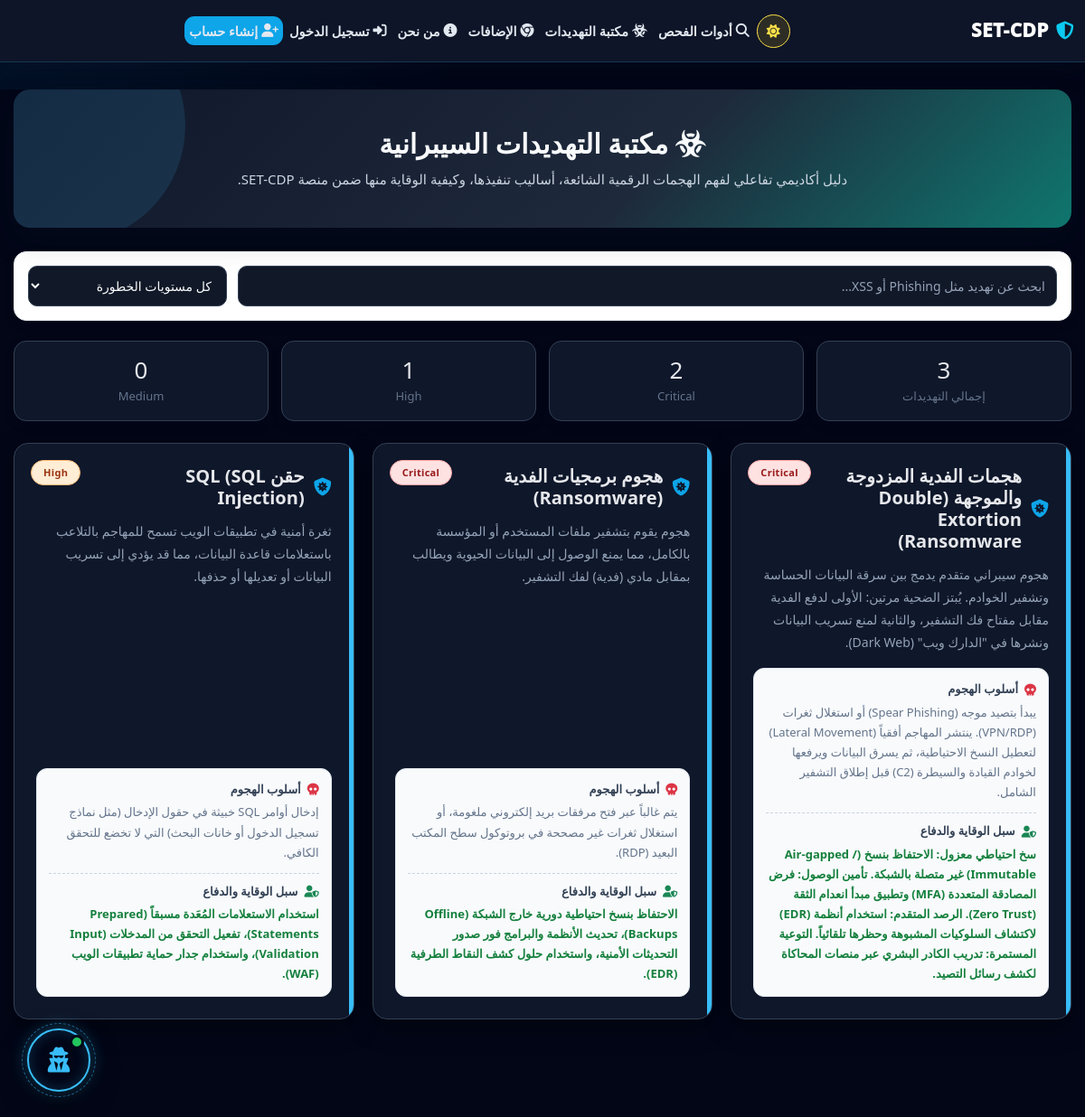
/threat-library, run on the app's committed database.
### tables this page shows
CREATE TABLE cyber_threats (
        id INTEGER PRIMARY KEY AUTOINCREMENT,
        name TEXT NOT NULL,
        risk TEXT NOT NULL,
        desc TEXT NOT NULL,
        how TEXT NOT NULL,
        prev TEXT NOT NULL,
        is_published INTEGER DEFAULT 1,
        created_at TEXT DEFAULT CURRENT_TIMESTAMP,
        updated_at TEXT DEFAULT CURRENT_TIMESTAMP
    );

### app.py (the view)
@app.route("/threat-library")
def threat_library():
    conn = get_db()
    threats_db = conn.execute("""
        SELECT id, name, risk, desc, how, prev
        FROM cyber_threats
        WHERE is_published = 1
        ORDER BY
            CASE risk
                WHEN 'Critical' THEN 1
                WHEN 'High' THEN 2
                WHEN 'Medium' THEN 3
                WHEN 'Low' THEN 4
                ELSE 5
            END,
            id DESC
    """).fetchall()
    conn.close()
    threats = [dict(t) for t in threats_db]
    return render_template("threat_library.html", threats=threats)

### app.py (called while the page is built)
def get_db():
    conn = sqlite3.connect(DB_PATH)
    conn.row_factory = sqlite3.Row
    return conn

### templates/threat_library.html (shortened to what this page needs)
<!doctype html>
<html lang="ar" dir="rtl">
<head>
    <link href="https://cdn.jsdelivr.net/npm/bootstrap@5.3.0/dist/css/bootstrap.rtl.min.css" rel="stylesheet">
    <link rel="stylesheet" href="https://cdnjs.cloudflare.com/ajax/libs/font-awesome/6.4.0/css/all.min.css">
    <link rel="stylesheet" href="/static/style.css">
</head>
<body>
{% include 'base_nav.html' %}
<main class="threat-page-container">
    <section class="threat-header">
        <h1><i class="fas fa-biohazard"></i> مكتبة التهديدات السيبرانية</h1>
        <p>
            دليل أكاديمي تفاعلي لفهم الهجمات الرقمية الشائعة، أساليب تنفيذها،
            وكيفية الوقاية منها ضمن منصة SET-CDP.
        </p>
    </section>
    <section class="threat-toolbar">
        <input id="threatSearch" type="text" placeholder="ابحث عن تهديد مثل Phishing أو XSS..." oninput="filterThreats()">
        <select id="riskFilter" onchange="filterThreats()">
            <option value="all">كل مستويات الخطورة</option>
        </select>
    </section>
    <section class="threat-summary">
        <div class="summary-card">
            <h3>{{ threats|length }}</h3>
            <span>إجمالي التهديدات</span>
        </div>
        <div class="summary-card">
            <h3 id="criticalCount">0</h3>
            <span>Critical</span>
        </div>
        <div class="summary-card">
            <h3 id="highCount">0</h3>
            <span>High</span>
        </div>
        <div class="summary-card">
            <h3 id="mediumCount">0</h3>
            <span>Medium</span>
        </div>
    </section>
    <section class="threat-grid" id="threatGrid">
        {% for t in threats %}
        <article class="threat-card" data-name="{{ t.name|lower }}" data-risk="{{ t.risk }}">
            <span class="risk-badge
                {% if t.risk == 'Critical' %}risk-critical
                {% elif t.risk == 'High' %}risk-high
                {% elif t.risk == 'Low' %}risk-low
                {% else %}risk-medium{% endif %}">
                {{ t.risk }}
            </span>
            <h3 class="threat-title">
                <i class="fas fa-shield-virus"></i>
                {{ t.name }}
            </h3>
            <p class="threat-desc">{{ t.desc }}</p>
            <div class="threat-meta">
                <div class="meta-section">
                    <span class="meta-label">
                        <i class="fas fa-skull text-danger"></i>
                        أسلوب الهجوم
                    </span>
                    <div class="meta-val">{{ t.how }}</div>
                </div>
                <div class="meta-section">
                    <span class="meta-label">
                        <i class="fas fa-user-shield text-success"></i>
                        سبل الوقاية والدفاع
                    </span>
                    <div class="meta-val defense-val">{{ t.prev }}</div>
                </div>
            </div>
        </article>
        {% endfor %}
    </section>
</main>
</body>
</html>

### static/style.css (style rules this page uses)
body { background:#f4f6f9;color:#1f2937 }

### templates/threat_library.html (style rules this page uses)
body { background: #f8fafc; }
.threat-page-container { max-width: 1200px; margin: 30px auto; padding: 0 15px 40px; }
.threat-header { background: linear-gradient(135deg, #0f172a 0%, #1e293b 60%, #0f766e 100%); color: #fff; padding: 42px 24px; border-radius: 18px; margin-bottom: 26px; box-shadow: 0 12px 35px rgba(15, 23, 42, 0.22); text-align: center; position: relative; overflow: hidden; }
.threat-header::after { content: ""; position: absolute; width: 260px; height: 260px; border-radius: 50%; background: rgba(56, 189, 248, 0.12); top: -90px; left: -70px; }
.threat-header h1 { font-size: 30px; margin: 0 0 10px; color: #38bdf8; font-weight: 800; position: relative; z-index: 1; }
.threat-header p { margin: 0; color: #cbd5e1; font-size: 15px; position: relative; z-index: 1; }
.threat-toolbar { background: #ffffff; border: 1px solid #e2e8f0; border-radius: 14px; padding: 15px; margin-bottom: 22px; box-shadow: 0 5px 16px rgba(0,0,0,0.05); display: grid; grid-template-columns: 1fr 220px; gap: 12px; }
.threat-toolbar input, .threat-toolbar select { width: 100%; border: 1px solid #cbd5e1; border-radius: 10px; padding: 11px 12px; font-size: 14px; outline: none; }
.threat-summary { display: grid; grid-template-columns: repeat(4, 1fr); gap: 14px; margin-bottom: 24px; }
.summary-card { background: white; border: 1px solid #e2e8f0; border-radius: 14px; padding: 16px; box-shadow: 0 5px 16px rgba(0,0,0,0.05); text-align: center; }
.summary-card h3 { margin: 0; font-size: 26px; color: #0f172a; }
.summary-card span { color: #64748b; font-size: 13px; }
.threat-grid { display: grid; grid-template-columns: repeat(auto-fill, minmax(330px, 1fr)); gap: 20px; margin-bottom: 40px; }
.threat-card { background: #fff; border-radius: 16px; border: 1px solid #e2e8f0; box-shadow: 0 5px 16px rgba(0,0,0,0.06); padding: 24px; transition: all 0.25s ease; display: flex; flex-direction: column; position: relative; overflow: hidden; min-height: 310px; }
.threat-card::before { content: ""; position: absolute; right: 0; top: 0; width: 5px; height: 100%; background: #38bdf8; }
.risk-badge { position: absolute; top: 18px; left: 18px; padding: 5px 13px; border-radius: 999px; font-size: 11px; font-weight: 800; letter-spacing: .3px; }
.risk-critical { background: #fee2e2; color: #991b1b; border: 1px solid #fca5a5; }
.risk-high { background: #ffedd5; color: #9a3412; border: 1px solid #fdba74; }
.threat-title { font-size: 20px; font-weight: 800; color: #0f172a; margin: 0 0 12px; padding-left: 80px; display: flex; align-items: center; gap: 10px; }
.threat-title i { color: #0ea5e9; }
.threat-desc { color: #475569; font-size: 14px; line-height: 1.8; margin-bottom: 16px; }
.threat-meta { background: #f8fafc; border-radius: 12px; padding: 13px; margin-top: auto; font-size: 13px; border: 1px solid #e2e8f0; }
.meta-section { margin-bottom: 12px; }
.meta-section:last-child { margin-bottom: 0; }
.meta-section + .meta-section { border-top: 1px dashed #cbd5e1; padding-top: 10px; }
.meta-label { font-weight: 800; color: #334155; display: flex; align-items: center; gap: 7px; margin-bottom: 4px; }
.meta-val { color: #64748b; line-height: 1.7; }
.defense-val { color: #15803d; font-weight: 600; }

### templates/chatbot_widget.html (style rules this page uses)
:root { --ops-chat-red: #ef4444; --ops-chat-red-glow: rgba(239, 68, 68, 0.42); --ops-chat-blue: #38bdf8; --ops-chat-blue-glow: rgba(56, 189, 248, 0.42); --ops-chat-cyan: #22d3ee; --ops-chat-green: #22c55e; --ops-chat-purple: #a855f7; --ops-chat-yellow: #f59e0b; --ops-chat-bg: #0f172a; --ops-chat-panel: #020617; --ops-chat-border: #334155; --ops-chat-text: #e2e8f0; --ops-chat-muted: #94a3b8; --ops-chat-shadow: 0 25px 70px rgba(0, 0, 0, 0.62); }

### data on the page
cyber_threats: risk "Critical", name "هجمات الفدية المزدوجة والموجهة (Double Extortion Ransomware)", desc "هجوم سيبراني متقدم يدمج بين سرقة البيانات الحساسة وتشفير الخوادم. يُبتز الضحية مرتين: الأولى لدفع الفدية مقابل مفتاح فك التشفير، والثانية لمنع تسريب البيانات ونشرها في \"الدارك ويب\" (Dark Web).", how "يبدأ بتصيد موجه (Spear Phishing) أو استغلال ثغرات (VPN/RDP). ينتشر المهاجم أفقياً (Lateral Movement) لتعطيل النسخ الاحتياطية، ثم يسرق البيانات ويرفعها لخوادم القيادة والسيطرة (C2) قبل إطلاق التشفير الشامل.", prev "سخ احتياطي معزول: الاحتفاظ بنسخ (Air-gapped / Immutable) غير متصلة بالشبكة. تأمين الوصول: فرض المصادقة المتعددة (MFA) وتطبيق مبدأ انعدام الثقة (Zero Trust). الرصد المتقدم: استخدام أنظمة (EDR) لاكتشاف السلوكيات المشبوهة وحظرها تلقائياً. التوعية المستمرة: تدريب الكادر البشري عبر منصات المحاكاة لكشف رسائل التصيد."
cyber_threats: risk "Critical", name "هجوم برمجيات الفدية (Ransomware)", desc "هجوم يقوم بتشفير ملفات المستخدم أو المؤسسة بالكامل، مما يمنع الوصول إلى البيانات الحيوية ويطالب بمقابل مادي (فدية) لفك التشفير.", how "يتم غالباً عبر فتح مرفقات بريد إلكتروني ملغومة، أو استغلال ثغرات غير مصححة في بروتوكول سطح المكتب البعيد (RDP).", prev "الاحتفاظ بنسخ احتياطية دورية خارج الشبكة (Offline Backups)، تحديث الأنظمة والبرامج فور صدور التحديثات الأمنية، واستخدام حلول كشف النقاط الطرفية (EDR)."
cyber_threats: risk "High", name "حقن SQL (SQL Injection)", desc "ثغرة أمنية في تطبيقات الويب تسمح للمهاجم بالتلاعب باستعلامات قاعدة البيانات، مما قد يؤدي إلى تسريب البيانات أو تعديلها أو حذفها.", how "إدخال أوامر SQL خبيثة في حقول الإدخال (مثل نماذج تسجيل الدخول أو خانات البحث) التي لا تخضع للتحقق الكافي.", prev "استخدام الاستعلامات المُعَدة مسبقاً (Prepared Statements)، تفعيل التحقق من المدخلات (Input Validation)، واستخدام جدار حماية تطبيقات الويب (WAF)."

### other printed values
{{ threats|length }} "3"
